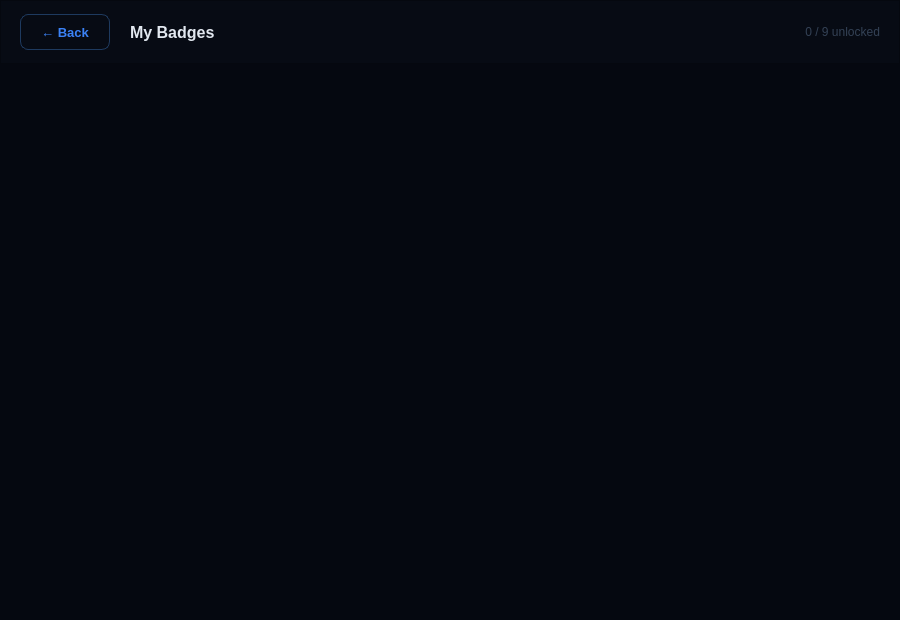
<?xml version="1.0" encoding="UTF-8"?>
<ui version="4.0">
 <class>badgeswindow</class>
 <widget class="QWidget" name="badgeswindow">
  <property name="geometry">
   <rect><x>0</x><y>0</y><width>900</width><height>620</height></rect>
  </property>
  <property name="windowTitle"><string>Langora — Badges</string></property>
  <property name="styleSheet">
   <string notr="true">QWidget#badgeswindow { background-color: #050810; }</string>
  </property>

  <!-- TOP BAR -->
  <widget class="QFrame" name="topbar">
   <property name="geometry"><rect><x>0</x><y>0</y><width>900</width><height>64</height></rect></property>
   <property name="styleSheet"><string notr="true">QFrame#topbar { background-color: #070b14; border-bottom: 1px solid #0f1629; }</string></property>
   <property name="frameShape"><enum>QFrame::Shape::StyledPanel</enum></property>

   <widget class="QPushButton" name="pushButton_back">
    <property name="geometry"><rect><x>20</x><y>14</y><width>90</width><height>36</height></rect></property>
    <property name="styleSheet">
     <string notr="true">
QPushButton { background: transparent; color: #3b82f6; border: 1px solid #1e3a5f; border-radius: 8px; font-size: 13px; font-weight: bold; }
QPushButton:hover { background: #070f24; border-color: #1d4ed8; }
     </string>
    </property>
    <property name="text"><string>← Back</string></property>
   </widget>

   <widget class="QLabel" name="label_title">
    <property name="geometry"><rect><x>130</x><y>14</y><width>400</width><height>36</height></rect></property>
    <property name="styleSheet"><string notr="true">QLabel { color: #e2e8f0; font-size: 16px; font-weight: bold; background: transparent; }</string></property>
    <property name="text"><string>My Badges</string></property>
   </widget>

   <widget class="QLabel" name="label_count">
    <property name="geometry"><rect><x>720</x><y>14</y><width>160</width><height>36</height></rect></property>
    <property name="styleSheet"><string notr="true">QLabel { color: #334155; font-size: 12px; background: transparent; }</string></property>
    <property name="text"><string>0 / 9 unlocked</string></property>
    <property name="alignment"><set>Qt::AlignmentFlag::AlignRight|Qt::AlignmentFlag::AlignVCenter</set></property>
   </widget>
  </widget>

  <!-- Scroll area for badge cards -->
  <widget class="QScrollArea" name="scrollArea">
   <property name="geometry"><rect><x>0</x><y>64</y><width>900</width><height>556</height></rect></property>
   <property name="styleSheet">
    <string notr="true">
QScrollArea { background: #050810; border: none; }
QScrollBar:vertical { background: #070b14; width: 6px; border-radius: 3px; }
QScrollBar::handle:vertical { background: #0f1629; border-radius: 3px; min-height: 20px; }
QScrollBar::handle:vertical:hover { background: #1d4ed8; }
QScrollBar::add-line:vertical, QScrollBar::sub-line:vertical { height: 0px; }
    </string>
   </property>
   <property name="widgetResizable"><bool>true</bool></property>
   <property name="frameShape"><enum>QFrame::Shape::NoFrame</enum></property>
   <widget class="QWidget" name="scrollContents">
    <property name="geometry"><rect><x>0</x><y>0</y><width>898</width><height>554</height></rect></property>
    <property name="styleSheet"><string notr="true">QWidget { background: #050810; }</string></property>
   </widget>
  </widget>

 </widget>
 <resources/>
 <connections/>
</ui>
